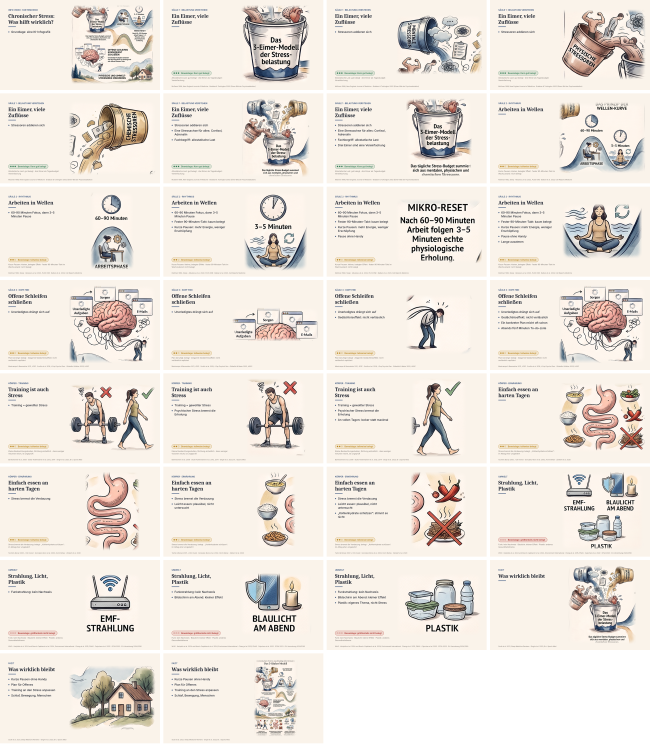
#> input picture video/stress_3saeulen/stress_video_vorschau.png, 1960 x 2240 px (shown at 1/3 size)
$ python fix_grafik.py stress_video_vorschau.png stress_video_vorschau.png
#> lines starting #> are read from the running program, lines starting #| are printed output that depends on the picture
"""Korrigiert die Tippfehler der KI-Grafik: Text wegmalen (Inpainting) und richtig neu setzen."""
import sys
import numpy as np
from PIL import Image, ImageDraw, ImageFont, ImageFilter

SRC, DST = sys.argv[1], sys.argv[2]
FONT = '/usr/share/fonts/truetype/crosextra/Carlito-Bold.ttf'
im = Image.open(SRC).convert('RGB')
#> im is the input picture: PIL image 1960x2240 RGB; mean R, G, B 235.2, 228.4, 221.1
a = np.asarray(im.convert('L')).astype(int)
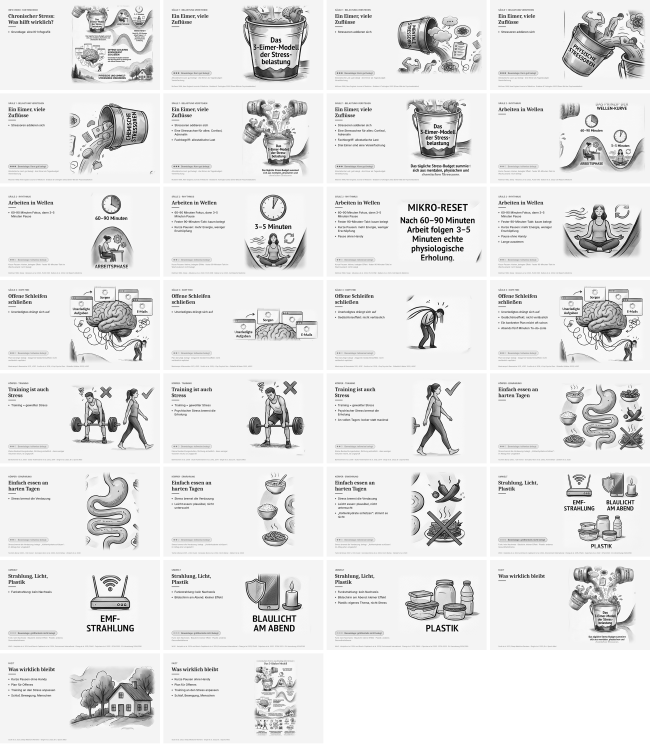
#> a: shape (2240, 1960) int64 (shown at 1/3 size); min 0, max 255, mean 229.5

# (Suchbox um das falsche Wort, falscher Text, richtiger Text)
FIXES = [
    ((110, 1488, 250, 1516), 'Unerladigte', 'Unerledigte'),
    ((110, 1516, 250, 1545), 'Aufgeben', 'Aufgaben'),
    ((285, 1410, 380, 1442), 'Surgen', 'Sorgen'),
    ((525, 1500, 625, 1532), 'E-Malls', 'E-Mails'),
    ((1320, 1172, 1368, 1206), '3-3', '3–5', 'h'),
]

def bbox(box, thr=90):
    x0, y0, x1, y1 = box
    ys, xs = np.where(a[y0:y1, x0:x1] < thr)
#> (the run stopped early here; a loop or call above may not have finished)
